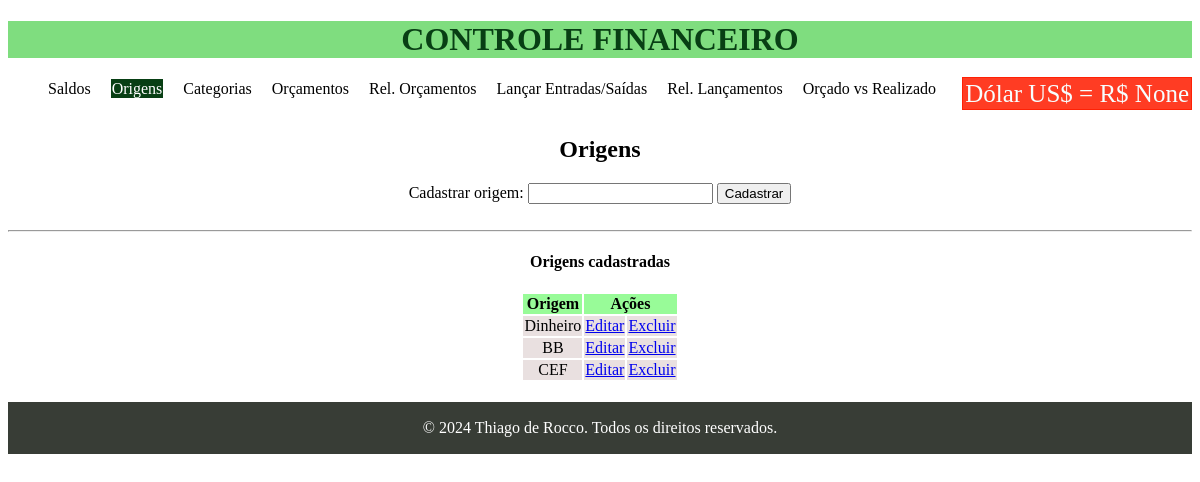
The page /origens/ on the database as committed earlier.
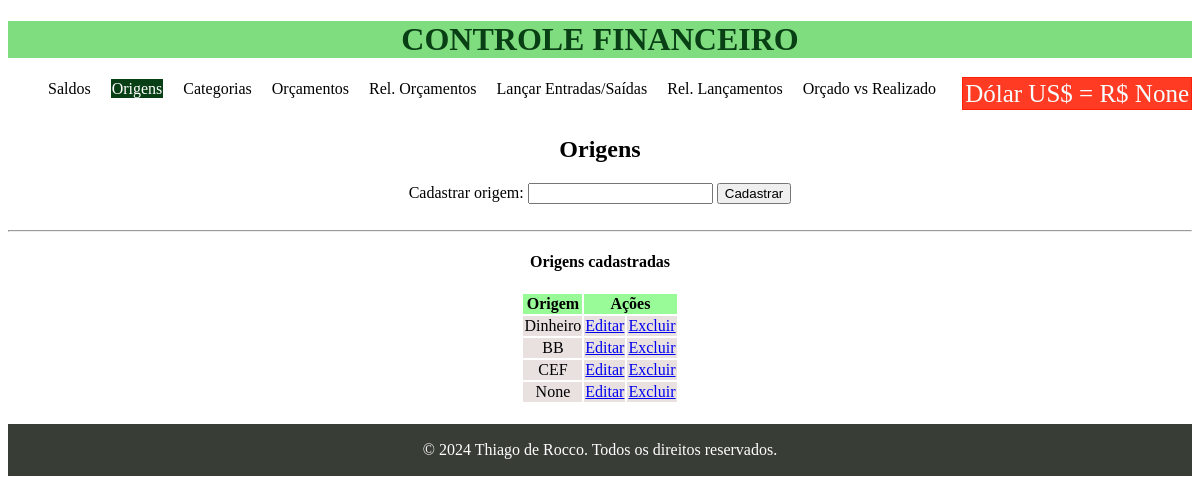
The same page on the database as committed later.
### financeiro/models.py (models this page shows, shortened)
class Origem(models.Model):
    nome = models.CharField(max_length=255, unique=True)

### financeiro/views.py (the view, shortened to what this page needs)
# urls.py: path('origens/', rel_origens, name='rel_origens'),
def rel_origens(request):
    nova_origem = Origem()
    nome = str(request.POST.get('nome'))
    nome = nome.strip()
    origens = Origem.objects.all()
    return render(request, 'financeiro/origens.html', {"origens": origens})

### financeiro/templates/financeiro/origens.html (shortened to what this page needs)
{% extends 'financeiro/base.html' %}
{% load static %}
{% block content %}
<br><br>
<h2>Origens</h2>
<form action="{% url 'rel_origens' %}" method="post">
    Cadastrar origem: <input type="text" name="nome">
    <input type="submit" value="Cadastrar">
</form>
<br>
<hr>
<h4>Origens cadastradas</h4>
<table>
    <thead>
        <tr>
            <th>Origem</th>
            <th colspan="2">Ações</th>
        </tr>
    </thead>
    {% for origem in origens %}
    <tr>
        <td>{{ origem.nome }}</td><td><a href="/update_get_origem/{{origem.id}}">Editar</a></td><td><a href="/delete_origem/{{origem.id}}">Excluir</a></td>
    </tr>
    {% endfor %}
</table>
{% endblock %}

### financeiro/templates/fragments/dolar.html
<span class="cot-dolar">Dólar US$ = R$ {{ request.cotacao_dolar }}</span>

Rows that differ between the two databases and show on the page:
added Origem: cotacao_dolar "None", nome "None"
Other text that changed with them:
{{ request.cotacao_dolar }}: "None" → (not shown)
